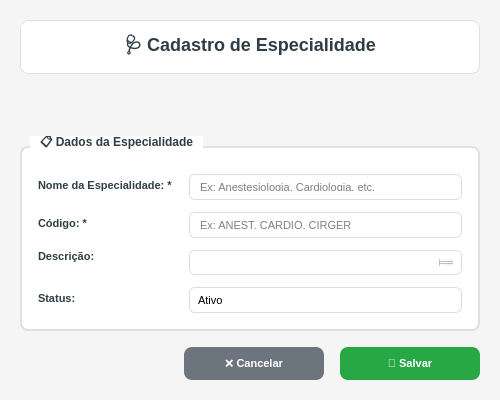
<?xml version="1.0" encoding="UTF-8"?>
<ui version="4.0">
 <class>SpecialtyForm</class>
 <widget class="QDialog" name="SpecialtyForm">
  <property name="geometry">
   <rect>
    <x>0</x>
    <y>0</y>
    <width>500</width>
    <height>400</height>
   </rect>
  </property>
  <property name="minimumSize">
   <size>
    <width>500</width>
    <height>400</height>
   </size>
  </property>
  <property name="windowTitle">
   <string>GEM - Cadastro de Especialidade</string>
  </property>
  <property name="windowIcon">
   <iconset>
    <normaloff>../../images/logo_hepp.png</normaloff>../../images/logo_hepp.png</iconset>
  </property>
  <property name="modal">
   <bool>true</bool>
  </property>
  <property name="styleSheet">
   <string notr="true">QDialog {
    background-color: #f5f5f5;
    font-family: 'Segoe UI';
}

QGroupBox {
    font-weight: bold;
    font-size: 12px;
    color: #2F3E46;
    border: 2px solid #e0e0e0;
    border-radius: 8px;
    margin-top: 10px;
    padding-top: 10px;
    background-color: white;
}

QGroupBox::title {
    subcontrol-origin: margin;
    left: 10px;
    padding: 0 8px 0 8px;
    background-color: white;
}

QLabel {
    color: #2F3E46;
    font-weight: bold;
    font-size: 11px;
}

QLineEdit {
    border: 1px solid #ddd;
    border-radius: 6px;
    padding: 8px;
    background-color: white;
    font-size: 11px;
    selection-background-color: #3D5A80;
}

QLineEdit:focus {
    border: 2px solid #3D5A80;
    background-color: #f8f9ff;
}

QTextEdit {
    border: 1px solid #ddd;
    border-radius: 6px;
    padding: 8px;
    background-color: white;
    font-size: 11px;
    selection-background-color: #3D5A80;
}

QTextEdit:focus {
    border: 2px solid #3D5A80;
    background-color: #f8f9ff;
}

QComboBox {
    border: 1px solid #ddd;
    border-radius: 6px;
    padding: 8px;
    background-color: white;
    font-size: 11px;
    selection-background-color: #3D5A80;
}

QComboBox:focus {
    border: 2px solid #3D5A80;
}

QComboBox::drop-down {
    border: none;
    width: 20px;
}

QComboBox::down-arrow {
    image: url();
    border: 1px solid #3D5A80;
    width: 8px;
    height: 8px;
    background-color: #3D5A80;
}

QPushButton {
    background-color: #3D5A80;
    color: white;
    border: none;
    border-radius: 8px;
    padding: 10px 20px;
    font-weight: bold;
    font-size: 11px;
    min-width: 100px;
}

QPushButton:hover {
    background-color: #2E4A66;
}

QPushButton:pressed {
    background-color: #1D3557;
}

QPushButton#btnSalvar {
    background-color: #28a745;
}

QPushButton#btnSalvar:hover {
    background-color: #218838;
}

QPushButton#btnSalvar:pressed {
    background-color: #1e7e34;
}

QPushButton#btnCancelar {
    background-color: #6c757d;
}

QPushButton#btnCancelar:hover {
    background-color: #5a6268;
}

QPushButton#btnCancelar:pressed {
    background-color: #4e555b;
}

QLabel#lblMensagem {
    padding: 8px;
    border-radius: 6px;
    font-weight: bold;
    font-size: 12px;
}

QLabel#lblMensagem[tipo="sucesso"] {
    background-color: #d4edda;
    color: #155724;
    border: 1px solid #c3e6cb;
}

QLabel#lblMensagem[tipo="erro"] {
    background-color: #f8d7da;
    color: #721c24;
    border: 1px solid #f5c6cb;
}

QLabel#lblMensagem[tipo="aviso"] {
    background-color: #fff3cd;
    color: #856404;
    border: 1px solid #ffeaa7;
}
</string>
  </property>
  <layout class="QVBoxLayout" name="mainLayout">
   <property name="spacing">
    <number>16</number>
   </property>
   <property name="leftMargin">
    <number>20</number>
   </property>
   <property name="topMargin">
    <number>20</number>
   </property>
   <property name="rightMargin">
    <number>20</number>
   </property>
   <property name="bottomMargin">
    <number>20</number>
   </property>
   <item>
    <widget class="QLabel" name="lblTitulo">
     <property name="text">
      <string>🩺 Cadastro de Especialidade</string>
     </property>
     <property name="styleSheet">
      <string notr="true">QLabel {
    font-size: 18px;
    font-weight: bold;
    color: #2F3E46;
    padding: 10px;
    background-color: white;
    border-radius: 8px;
    border: 1px solid #e0e0e0;
}</string>
     </property>
     <property name="alignment">
      <set>Qt::AlignCenter</set>
     </property>
    </widget>
   </item>
   <item>
    <widget class="QLabel" name="lblMensagem">
     <property name="objectName">
      <string>lblMensagem</string>
     </property>
     <property name="text">
      <string></string>
     </property>
     <property name="alignment">
      <set>Qt::AlignCenter</set>
     </property>
     <property name="visible">
      <bool>false</bool>
     </property>
    </widget>
   </item>
   <item>
    <widget class="QGroupBox" name="groupDadosEspecialidade">
     <property name="title">
      <string>📋 Dados da Especialidade</string>
     </property>
     <layout class="QFormLayout" name="formLayoutEspecialidade">
      <property name="horizontalSpacing">
       <number>16</number>
      </property>
      <property name="verticalSpacing">
       <number>12</number>
      </property>
      <property name="leftMargin">
       <number>16</number>
      </property>
      <property name="topMargin">
       <number>16</number>
      </property>
      <property name="rightMargin">
       <number>16</number>
      </property>
      <property name="bottomMargin">
       <number>16</number>
      </property>
      <item row="0" column="0">
       <widget class="QLabel" name="lblNome">
        <property name="text">
         <string>Nome da Especialidade: *</string>
        </property>
       </widget>
      </item>
      <item row="0" column="1">
       <widget class="QLineEdit" name="txtNome">
        <property name="placeholderText">
         <string>Ex: Anestesiologia, Cardiologia, etc.</string>
        </property>
        <property name="maxLength">
         <number>100</number>
        </property>
        <property name="clearButtonEnabled">
         <bool>true</bool>
        </property>
       </widget>
      </item>
      <item row="1" column="0">
       <widget class="QLabel" name="lblCodigo">
        <property name="text">
         <string>Código: *</string>
        </property>
       </widget>
      </item>
      <item row="1" column="1">
       <widget class="QLineEdit" name="txtCodigo">
        <property name="placeholderText">
         <string>Ex: ANEST, CARDIO, CIRGER</string>
        </property>
        <property name="maxLength">
         <number>10</number>
        </property>
        <property name="clearButtonEnabled">
         <bool>true</bool>
        </property>
       </widget>
      </item>
      <item row="2" column="0">
       <widget class="QLabel" name="lblDescricao">
        <property name="text">
         <string>Descrição:</string>
        </property>
        <property name="alignment">
         <set>Qt::AlignLeading|Qt::AlignLeft|Qt::AlignTop</set>
        </property>
       </widget>
      </item>
      <item row="2" column="1">
       <widget class="QTextEdit" name="txtDescricao">
        <property name="maximumSize">
         <size>
          <width>16777215</width>
          <height>80</height>
         </size>
        </property>
        <property name="placeholderText">
         <string>Descrição detalhada da especialidade (opcional)</string>
        </property>
       </widget>
      </item>
      <item row="3" column="0">
       <widget class="QLabel" name="lblStatus">
        <property name="text">
         <string>Status:</string>
        </property>
       </widget>
      </item>
      <item row="3" column="1">
       <widget class="QComboBox" name="cmbStatus">
        <property name="editable">
         <bool>false</bool>
        </property>
        <property name="currentIndex">
         <number>1</number>
        </property>
        <item>
         <property name="text">
          <string>Inativo</string>
         </property>
        </item>
        <item>
         <property name="text">
          <string>Ativo</string>
         </property>
        </item>
       </widget>
      </item>
     </layout>
    </widget>
   </item>
   <item>
    <spacer name="verticalSpacer">
     <property name="orientation">
      <enum>Qt::Vertical</enum>
     </property>
     <property name="sizeHint" stdset="0">
      <size>
       <width>20</width>
       <height>40</height>
      </size>
     </property>
    </spacer>
   </item>
   <item>
    <layout class="QHBoxLayout" name="buttonsLayout">
     <property name="spacing">
      <number>16</number>
     </property>
     <item>
      <spacer name="horizontalSpacer">
       <property name="orientation">
        <enum>Qt::Horizontal</enum>
       </property>
       <property name="sizeHint" stdset="0">
        <size>
         <width>40</width>
         <height>20</height>
        </size>
       </property>
      </spacer>
     </item>
     <item>
      <widget class="QPushButton" name="btnCancelar">
       <property name="text">
        <string>❌ Cancelar</string>
       </property>
       <property name="shortcut">
        <string>Esc</string>
       </property>
      </widget>
     </item>
     <item>
      <widget class="QPushButton" name="btnSalvar">
       <property name="text">
        <string>💾 Salvar</string>
       </property>
       <property name="default">
        <bool>true</bool>
       </property>
       <property name="shortcut">
        <string>Ctrl+S</string>
       </property>
      </widget>
     </item>
    </layout>
   </item>
  </layout>
 </widget>
 <tabstops>
  <tabstop>txtNome</tabstop>
  <tabstop>txtCodigo</tabstop>
  <tabstop>txtDescricao</tabstop>
  <tabstop>cmbStatus</tabstop>
  <tabstop>btnSalvar</tabstop>
  <tabstop>btnCancelar</tabstop>
 </tabstops>
 <resources/>
 <connections/>
</ui>
